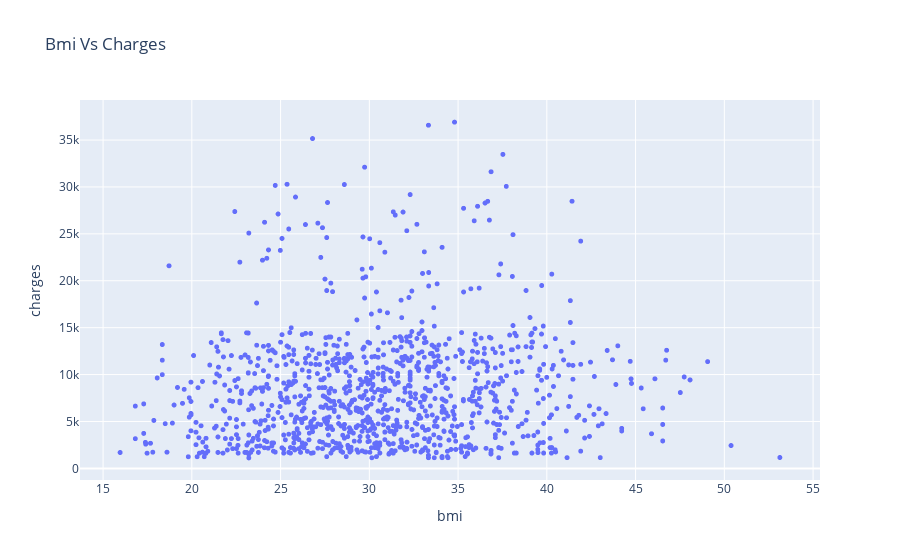

Notebook source saved alongside this figure:
### Code cell
fig  = px.scatter(non_smokder_df,x='bmi',y='charges',title='Bmi Vs Charges')
fig.update_traces(marker_size=5)
fig.show()

### Figure 1 — Plotly figure (JSON) as saved in the notebook; plotly's stock layout.template omitted (floating-point values rounded to 4 significant figures; data arrays with more than 128 entries replaced by an {"elided": "..."} marker saying what was removed)
{"data": [{"hovertemplate": "bmi=%{x}<br>charges=%{y}<extra></extra>", "legendgroup": "", "marker": {"color": "#636efa", "size": 5, "symbol": "circle"}, "mode": "markers", "name": "", "showlegend": false, "type": "scattergl", "x": {"elided": "1064 float values"}, "xaxis": "x", "y": {"elided": "1064 float values"}, "yaxis": "y"}], "layout": {"legend": {"tracegroupgap": 0}, "title": {"text": "Bmi Vs Charges"}, "xaxis": {"anchor": "y", "domain": [0, 1], "title": {"text": "bmi"}}, "yaxis": {"anchor": "x", "domain": [0, 1], "title": {"text": "charges"}}}}
